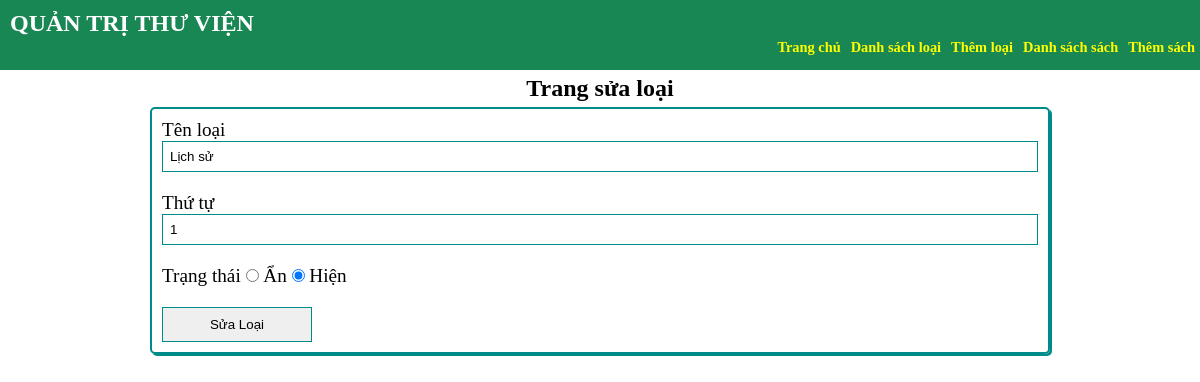
Screenshot of /admin.php?page=sua_loai&id=1 (signed in) with the database file from the repository.
### tables this page shows
CREATE TABLE `loai_sach` (
  `id` int(11) NOT NULL COMMENT 'id sách',
  `ten` varchar(50) NOT NULL COMMENT 'Tên loại sách',
  `thu_tu` int(11) DEFAULT 0 COMMENT 'Thứ tự',
  `an_hien` tinyint(1) DEFAULT 0 COMMENT '0 là ẩn, 1 là hiện'
);

### controller/AdminController.php (called while the page is built, shortened)
<?php
require_once "model/Database.php";
class AdminController {
    function sua_loai(){
        $id = $_GET['id'];
        $db = new Database;
        $loai = $db->Lay_1_Loai($id);
        include "views/admin/layoutAdmin.php";
    }
}

### model/Database.php (called while the page is built, shortened)
<?php
class Database {
  private $conn;
  function __construct(){
    try {
        $str = "mysql:host=".DB_HOST."; dbname=". DB_NAME."; charset=utf8";
        $this->conn = new PDO($str, DB_USER , DB_PASS);
    }
    catch(Exception $e ){
        die("Lỗi kết nối database : " . $e->getMessage());
    }
  }
  function Lay_1_Loai($id = 0){
    $kq =  $this->conn -> query("Select * from loai_sach WHERE id= $id");
    return $kq->fetch(PDO::FETCH_ASSOC);
  }
 }

### views/admin/sua_loai.php (the view, shortened to what this page needs)
<h2 class="caption"> Trang sửa loại</h2>
<form id="frmloai" method="post" action="">
<div>Tên loại <input type="text" class="txt" name="ten"
     value="<?php echo $loai['ten']?>" />
</div>
<div>Thứ tự <input type="number" class="txt" name="thu_tu"
     value="<?php echo $loai['thu_tu']?>" />
</div>
<div>Trạng thái
     <input type="radio" name="an_hien" value="0"
        <?php if ($loai['an_hien']==0) echo "checked" ?> /> Ẩn
     <input type="radio" name="an_hien" value="1"
        <?php if ($loai['an_hien']==1) echo "checked" ?> /> Hiện
</div>
<div> <button type="submit">Sửa Loại</button> </div>
</form>

### public/css/admin.css (style rules this page uses)
* { padding:0; margin:0 ; box-sizing: border-box; }

### views/admin/sua_loai.php (style rules this page uses)
#frmloai { border: 2px solid darkcyan; width: 900px; font-size: 1.2em; margin: 0 auto 15px auto; box-shadow: 2px 2px darkcyan ; border-radius: 5px; }
#frmloai > div { padding: 10px }
#frmloai .txt { width: 100%; padding: 7px; border: 1px solid darkcyan; outline: none; }
#frmloai button { height: 35px; width: 150px; border: 1px solid darkcyan; }
.caption { font-size: 24px; padding: 5px ; font-weight: 600; text-align: center; }

### rows the page displays
loai_sach: ten "Lịch sử", thu_tu "1", an_hien "☑"
